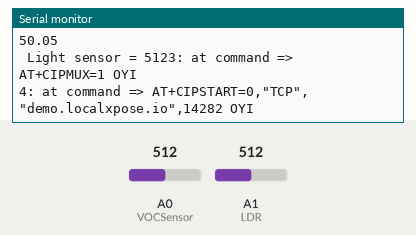
Recording of a sketch running on a simulated Arduino Uno, built with avr-gcc and run on an emulated ATmega328P. Parts: the last lines printed to the serial monitor. The inputs (shaded band) are chosen by the test bench; at power-on: A1 (LDR) = 512, A0 (VOCSensor) = 512. The modem accepts every AT command (registered, SIM ready, sends succeed) and sends nothing else.

Above: at 1.2 s.
1.3 s: A1 (LDR) set to 710
At 3.8 s:
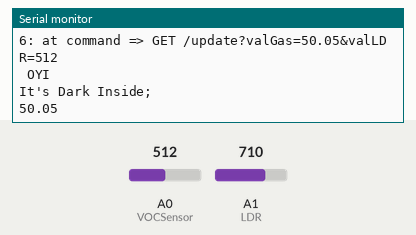
4.1 s: A0 (VOCSensor) set to 710
At 8.3 s:
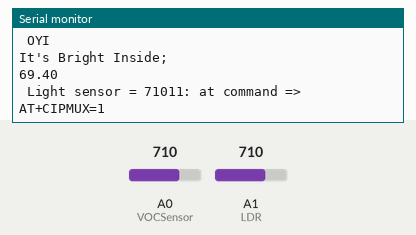
8.6 s: A0 (VOCSensor) set to 716
At 12.2 s:
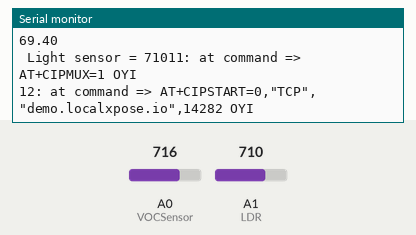
12.7 s: A1 (LDR) set to 716
At 13.05 s:
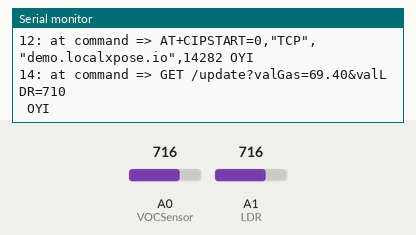
Timing chart, 0 to 15.2 s (numbered marks = the images above; inputs shaded):
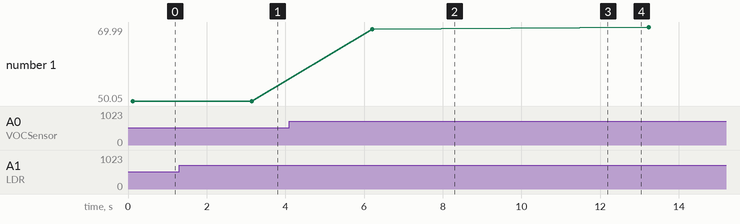

The sketch:

PooPDetector.ino
```cpp
#include <SoftwareSerial.h>
/* RX and TX of Arduino to TX RX of ESP8266*/
#define RX 10
#define TX 11

/* Wifi Address and Details*/
/*---------------------------------*/
String AP = "Aeres";
String PASS = "FuCky0u@$$#0le";
/*---------------------------------*/

int countTrueCommand;
int countTimeCommand;
/* Server Setups, Server is in flask yay! */

/*---------------------------------*/
String HOST = "demo.localxpose.io";
String PORT = "14282";
/*---------------------------------*/

/* Analog PINS */
/*-----------------*/
int VOCSensor = A0;
int LDR = A1;
/*-----------------*/

int circ = 5;
int heat = 6;
int circheat = 9;
boolean found = false;
float VOC, CO, Temp, Sound;

SoftwareSerial esp8266(RX,TX); //Establishes the Serial Connection

void setup(){
  Serial.begin(9600);
  esp8266.begin(115200);
  pinMode(LDR, INPUT);
  /* Wifi Setup */
  sendCommand("AT",5,"OK");
  sendCommand("AT+CWMODE=1",5,"OK");
  sendCommand("AT+CWJAP=\""+ AP +"\",\""+ PASS +"\"",20,"OK");
}
void loop(){
  GetVOC();
  Serial.println(VOC);
  delay(1000);
  int LDRValue = analogRead(LDR);
  Serial.print(" Light sensor = ");
  Serial.print(LDRValue);

  /* Server Query */
  String getData = "GET /update?valGas=";
  getData += String(VOC);
  getData +="&valLDR=";
  getData += String(LDRValue);
  getData += "\r\n\r\n";

  /*--------------------------------*/

  sendCommand("AT+CIPMUX=1",5,"OK");
  sendCommand("AT+CIPSTART=0,\"TCP\",\""+ HOST +"\","+ PORT,15,"OK");
  esp8266.println("AT+CIPSEND=0,100");
  //esp8266.println(getData);
  delay(1500);
  countTrueCommand++;
  sendCommand(getData,5,"OK");

  if (LDRValue <=700){
  delay(500);
  Serial.println("It's Dark Inside;");
  }
  else{
  delay(500);
  Serial.println("It's Bright Inside;");
  }
}

void GetVOC(){
 digitalWrite(circheat, HIGH);
 float val0 = analogRead(VOCSensor);
 VOC = map(val0, 0, 1023, 0, 100); //in %
}

float getVoltage(int pin){
  return (analogRead(pin)*(5.0/1023.0));
}

float map(float x, float in_min, float in_max, float out_min, float out_max){
 return (x - in_min) * (out_max - out_min) / (in_max - in_min) + out_min;
}
void sendCommand(String command, int maxTime, char readReplay[]){
  Serial.print(countTrueCommand);
  Serial.print(": at command => ");
  Serial.print(command);
  Serial.print(" ");

  while(countTimeCommand < (maxTime*1)){
    esp8266.println(command);                //at+cipsend
     if(esp8266.find(readReplay)){
      found = true;
      break;
     }
    countTimeCommand++;
  }
  if(found == true){
    Serial.println("OYI");
    countTrueCommand++;
    countTimeCommand = 0;
  }
  if(found == false){
    Serial.println("Fail");
    countTrueCommand = 0;
    countTimeCommand = 0;
  }
  found = false;
 }
```

Measured:
- after the input at 4.1 s, the serial monitor: prints a new line after 2.1 s (image 2)
- plotted number 1: 50.05 → 69.4 after the input at 4.1 s
